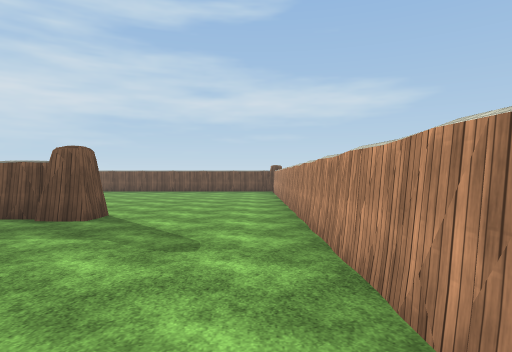
view 1 (above)

24 first-person views from a walk through a 3-D level made in the Unity game engine. The camera is 1.5 m above the floor, looks level and sees 75° across. The floor is counted in squares, 2 m on a side. Each view is taken from the middle of a square. On the plan, view 1 faces up. The plan holds only what a view shows up to about 11 squares ahead; the rest is blank. The place goes on beyond the plan. The player character is not drawn. Surface patterns are stand-ins for the level's own textures.

view 2
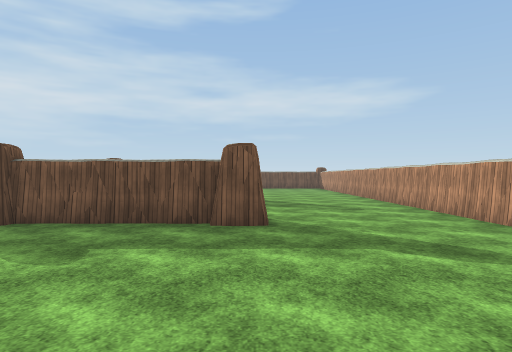

view 3
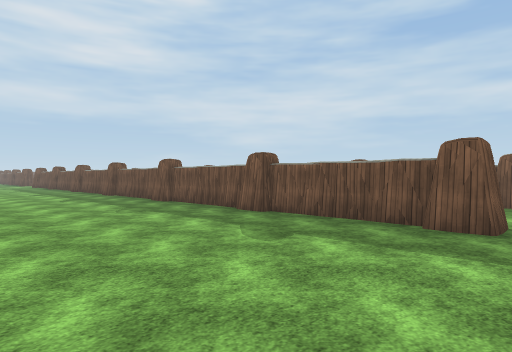

view 4
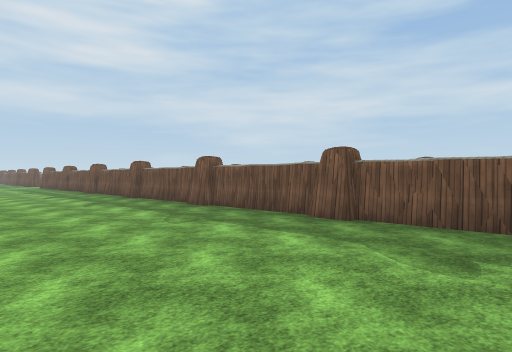

view 5
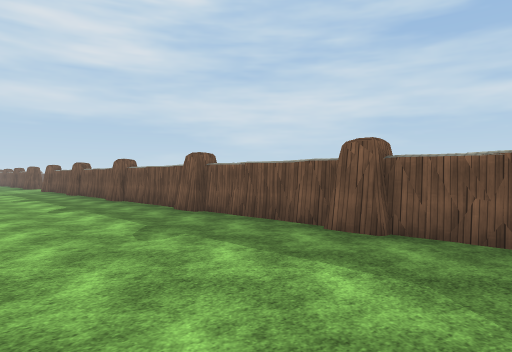

view 6
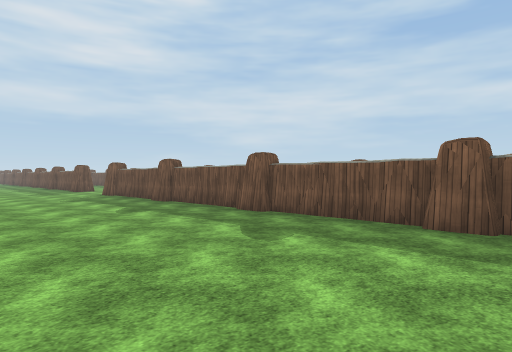

view 7
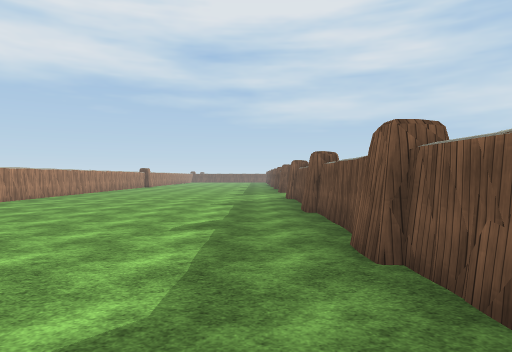

view 8
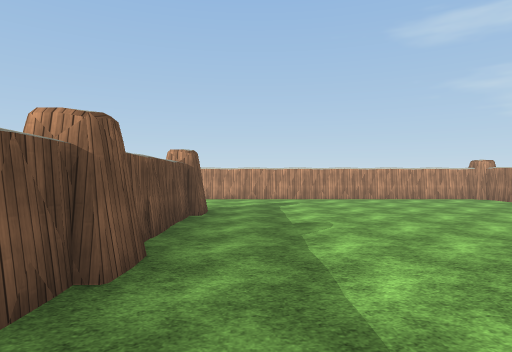

view 9
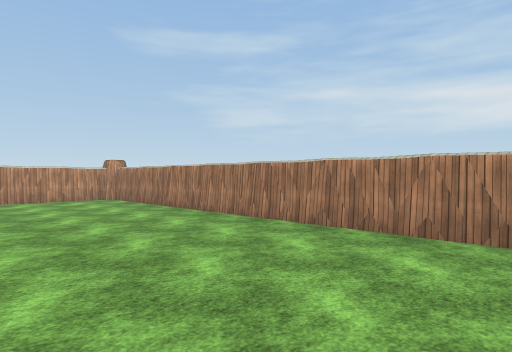

view 10
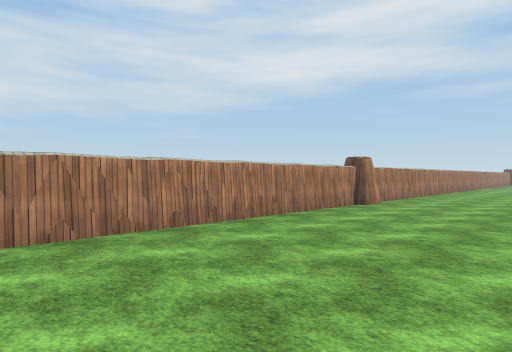

view 11
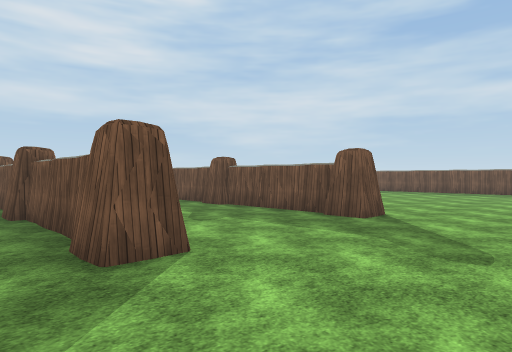

view 12
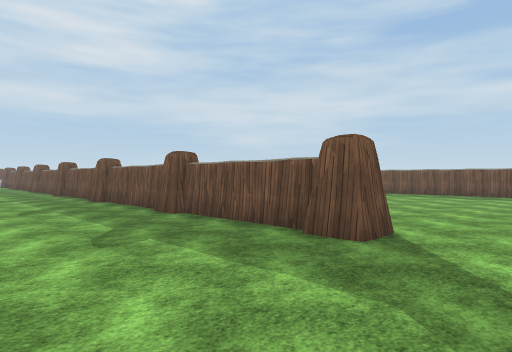

view 13
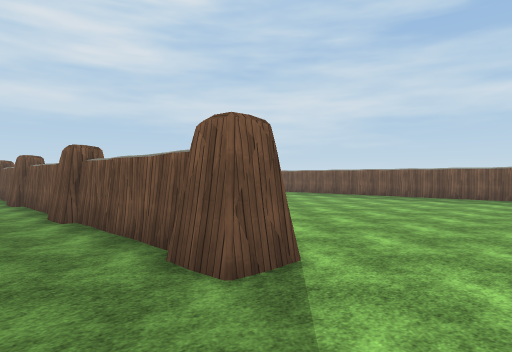

view 14
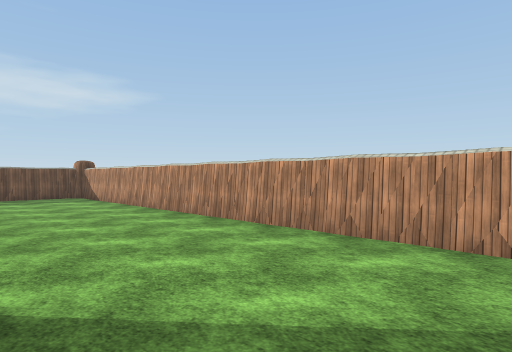

view 15
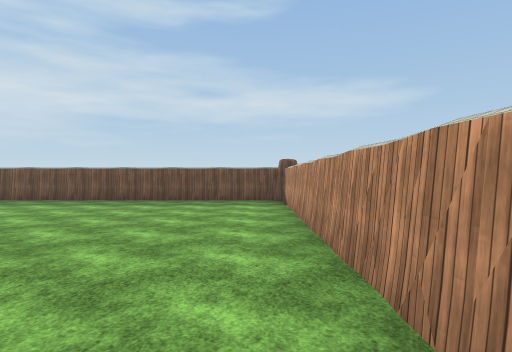

view 16
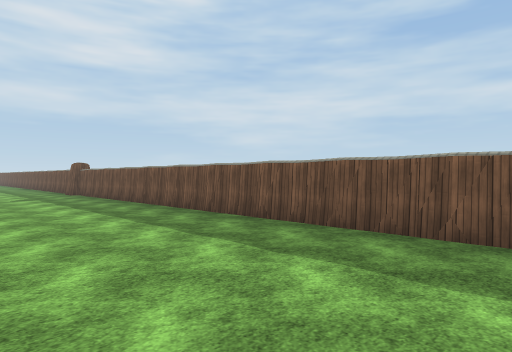

view 17
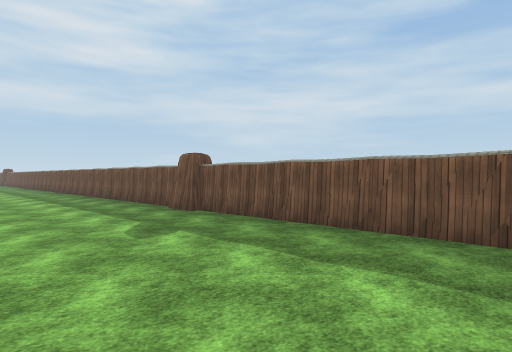

view 18
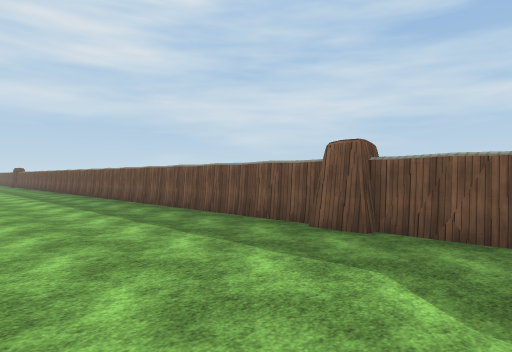

view 19
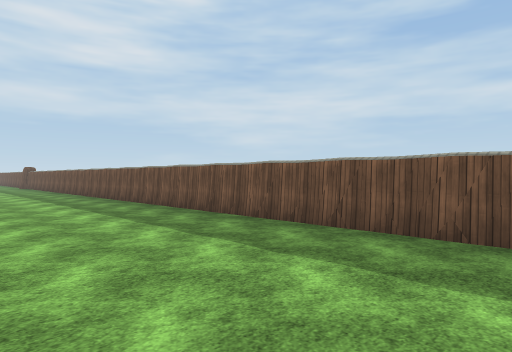

view 20
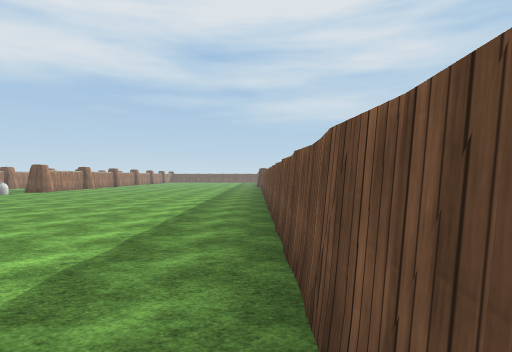

view 21
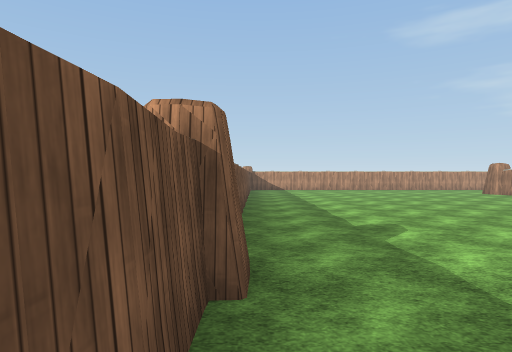

view 22
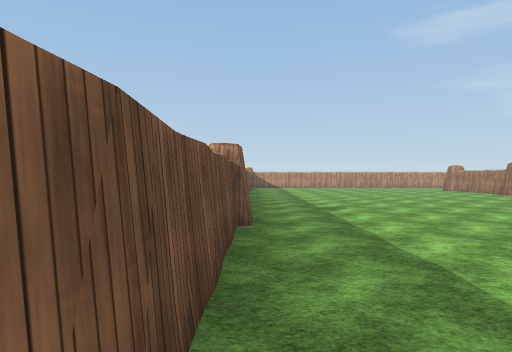

view 23
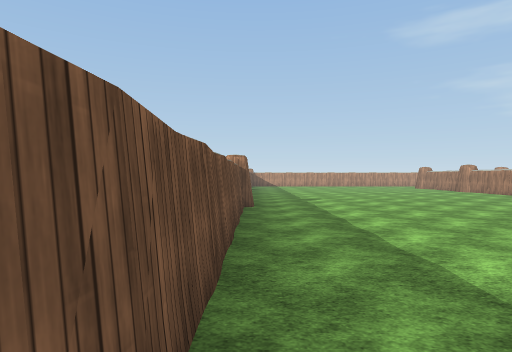

view 24
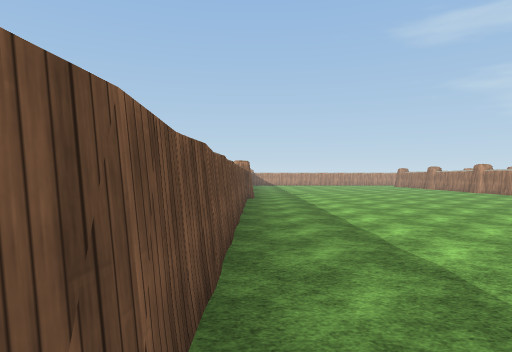

### Floor plan
Key: @ floor where view 1 was taken; # wall or solid block; . floor.
Columns run from 27 left of view 1 to 1 right of it. Each row starts with its distance up from view 1.
 17  ############################
 16 ............................#
 15 ............................#
 14 ............................#
 13 ............................#
 12 ............................#
 11 ...... .....................#
 10 ....     ...................#
  9 ...       ..................#
  8 ..         .. .. .. .. .....#
  7                        .....#
  6             #############...#
  5               ..............#
  4               ..............#
  3                 ............#
  2 #########################...#
  1 #...........................#
  0 ...........................@#
 -1 ............................#
 -2 ............................#
 -3 ............................#
 -4 .......  ...................#
 -5 ......   ...................#
 -6 ....     ...................#
 -7 ...       ..................#
 -8 ##        ###################

Where each view was taken, in squares from view 1:
view 1: 0 up, 0 right, facing up
view 2: 4 down, 3 left, facing up
view 3: 4 down, 2 left, facing up-left
view 4: 4 down, 4 left, facing up-left
view 5: 3 down, 9 left, facing up-left
view 6: 4 down, 14 left, facing up-left
view 7: 0 up, 16 left, facing left
view 8: 0 up, 10 left, facing right
view 9: 3 down, 10 left, facing down-right
view 10: 3 down, 6 left, facing down-left
view 11: 0 up, 0 right, facing up-left
view 12: 2 up, 1 left, facing up-left
view 13: 4 up, 1 left, facing up-left
view 14: 4 up, 3 left, facing up-right
view 15: 6 up, 0 right, facing up
view 16: 12 up, 0 right, facing up-left
view 17: 12 up, 8 left, facing up-left
view 18: 12 up, 12 left, facing up-left
view 19: 12 up, 15 left, facing up-left
view 20: 16 up, 16 left, facing left
view 21: 16 up, 17 left, facing right
view 22: 16 up, 20 left, facing right
view 23: 16 up, 23 left, facing right
view 24: 16 up, 26 left, facing right
